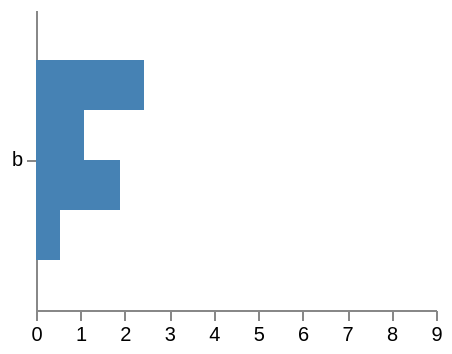

Vega-Lite specification stored for this chart:
### Vega specification from a JSON file in a GitHub repository (floating-point values rounded to 4 significant figures)
{"$schema": "https://vega.github.io/schema/vega/v6.json", "width": 200, "height": 150, "padding": 5, "data": [{"name": "rows", "values": [{"c": "b", "p": "x", "v": 9}, {"c": "b", "p": "y", "v": 4}, {"c": "b", "p": "z", "v": 7}, {"c": "b", "p": "w", "v": 2}]}], "scales": [{"name": "cy", "type": "band", "domain": {"data": "rows", "field": "c"}, "range": "height", "padding": 0.2}, {"name": "vx", "type": "linear", "domain": {"data": "rows", "field": "v"}, "range": "width", "zero": true, "nice": true}], "axes": [{"orient": "left", "scale": "cy"}, {"orient": "bottom", "scale": "vx"}], "marks": [{"type": "group", "from": {"facet": {"data": "rows", "name": "part", "groupby": "c"}}, "encode": {"enter": {"y": {"scale": "cy", "field": "c"}}}, "signals": [{"name": "height", "update": "bandwidth('cy')"}, {"name": "width", "update": "60"}], "scales": [{"name": "py", "type": "band", "domain": {"data": "rows", "field": "p"}, "range": "height"}, {"name": "pw", "type": "linear", "domain": [0, 10], "range": "width"}], "marks": [{"type": "rect", "from": {"data": "part"}, "encode": {"enter": {"y": {"scale": "py", "field": "p"}, "height": {"scale": "py", "band": 1}, "x": {"value": 0}, "x2": {"scale": "pw", "field": "v"}, "fill": {"value": "steelblue"}}}}]}]}
